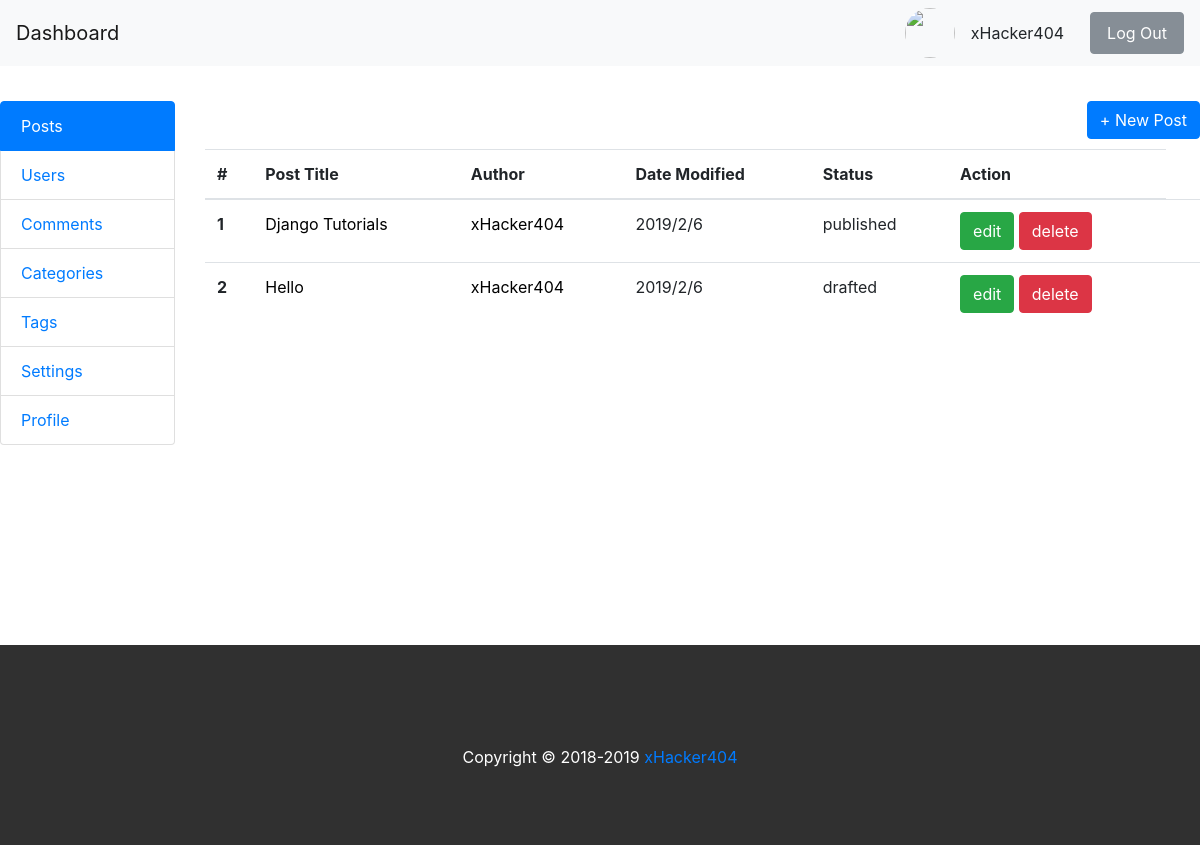
The page /backend/posts/ on the database as committed earlier.
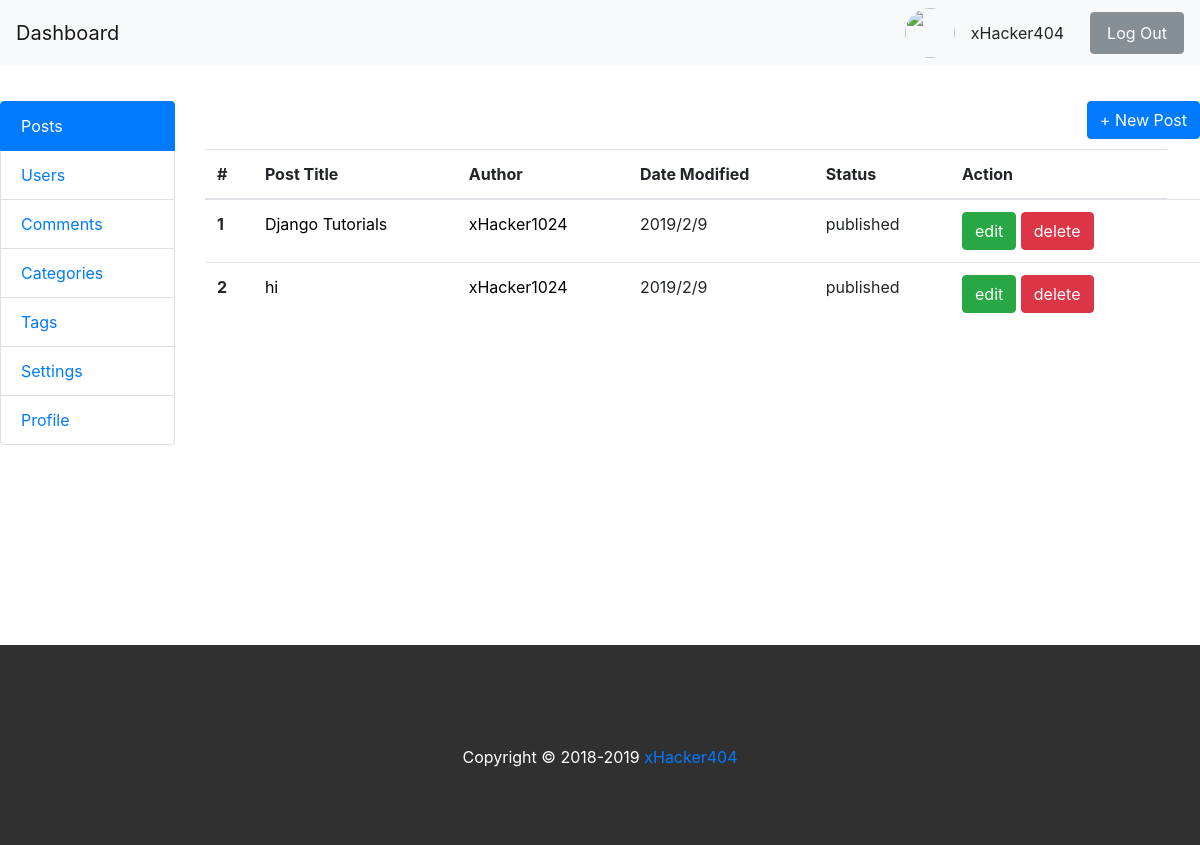
The same page on the database as committed later.
### blog/models.py (models this page shows, shortened)
class Post(models.Model):
    title = models.CharField(max_length=250,unique=True)
    content = models.CharField(max_length=1000)
    featured_img = models.ImageField(upload_to='featured_images', blank=True)
    tag = models.ManyToManyField(Tag)
    category = models.ManyToManyField(Category)
    status = models.CharField(max_length=100, default='drafted')
    author = models.ForeignKey(User,on_delete=models.CASCADE, default=1)
    created_date = models.DateTimeField(default=datetime.now())
    published_date = models.DateTimeField(blank=True, null=True)
    updated_date = models.DateTimeField(blank=True, null=True)

### backend/views.py (the view)
# urls.py: path('posts/', views.posts, name='posts'),
def posts(request):
    post_list = Post.objects.order_by('published_date')
    paginator = Paginator(post_list, 5) # Show 5 posts per page
    page = request.GET.get('page')
    posts = paginator.get_page(page)
    my_dict = {'posts':posts, 'post_page':'post_page'}
    return render(request, 'backend/posts.html', context=my_dict)

### blog/context_processors.py (called while the page is built)
def post_widget(request):
    all_posts = Post.objects.filter(status='published').order_by('published_date')
    years = []
    tags = []
    categories = []
    for post in all_posts :
        year = post.published_date.year
        tag = post.tag
        category = post.category
        if year not in years:
            years.append(year)
        if tag not in tags:
            tags.append(tag)
        if category not in categories:
            categories.append(category)
    return {
    'all_posts':all_posts,
    'years':years,
    'tags':tags,
    'categories':categories
    }

### templates/backend/posts.html (shortened to what this page needs)
<!DOCTYPE html>
{% extends 'backend/base.html'%}
{% block content %}
{% if post_page %}
<div class="col-md-10" >
		<div class="post" style="height:500px; overflow: scroll">
			<div class="" style="float:right; margin-bottom:10px">
				<a href="{% url 'backend:new_post'%}"class="btn btn-primary"> + New Post </a>
			</div>
				<table class="table">
					<thead>
						<tr>
							<th scope="col">#</th>
							<th scope="col">Post Title</th>
							<th scope="col">Author</th>
							<th scope="col">Date Modified</th>
							<th scope="col">Status</th>
							<th scope="col">Action</th>
						</tr>
					</thead>
					<tbody>
						{% if posts %}
							{% for post in posts %}
							<tr>
								<th scope="row">{{ forloop.counter }}</th>
								<td> <a href="/blog/posts/{{post.id}}"> {{ post.title}} </a></td>
								<td><a href="/blog/author/{{post.author}}">{{ post.author}}</a></td>
								<td>{{post.updated_date.year}}/{{post.updated_date.month}}/{{post.updated_date.day}}</td>
								<td>{{post.status}}</td>
								<td>
										<a href="/backend/edit_post/{{post.id}}" class="btn btn-success">edit</a>
										<a href="/backend/delete_post/{{post.id}}" class="btn btn-danger">delete</a>
								</td>
								<td></td>
							</tr>
							{% endfor %}
						{% endif %}
					</tbody>
				</table>
		</div>
</div>
{% endif %}
{% endblock %}

Rows that differ between the two databases and show on the page:
changed Post "Django Tutorials": author "xHacker404" → "xHacker1024"; updated_date.day "6" → "9"
changed Post (number 2 of 2 on the later page): title "Hello" → "hi"; author "xHacker404" → "xHacker1024"; updated_date.day "6" → "9"; status "drafted" → "published"
